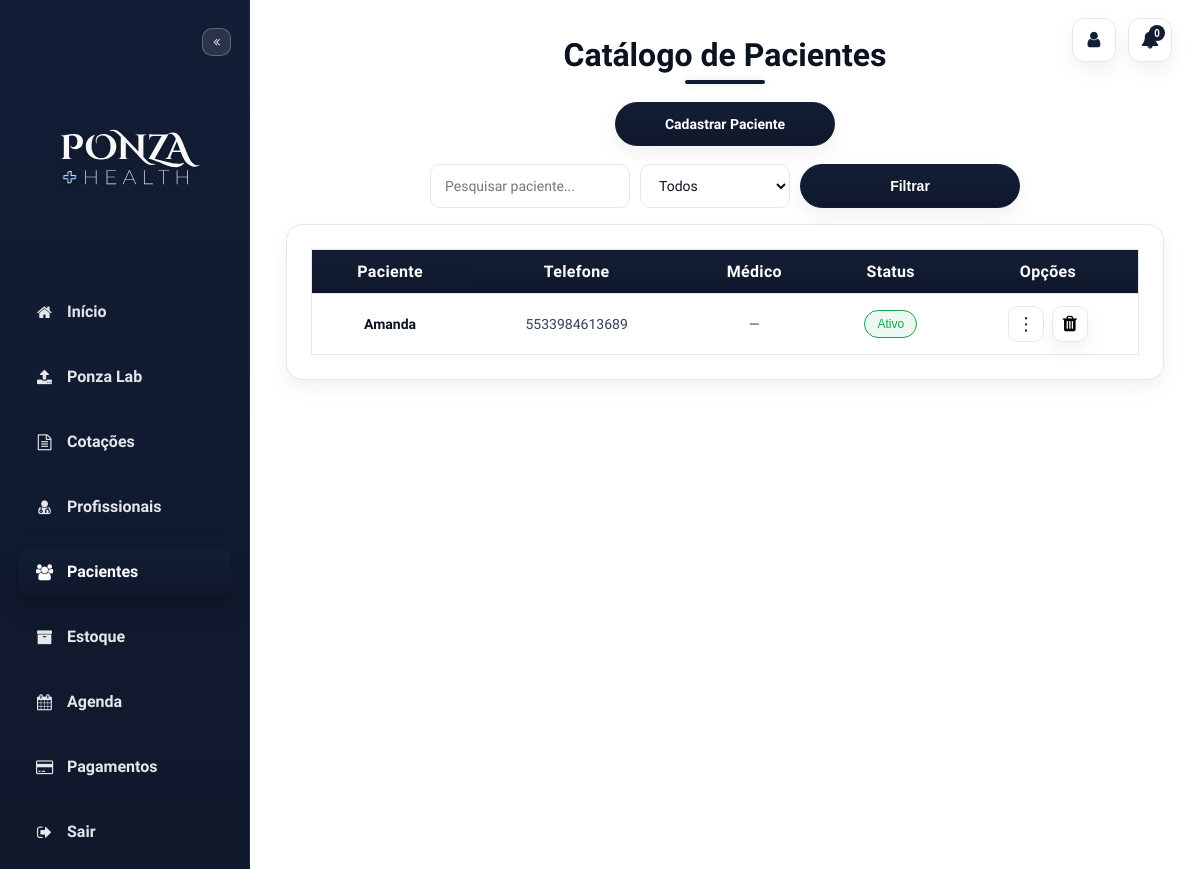
Before: /catalog (signed in) with the older database file.
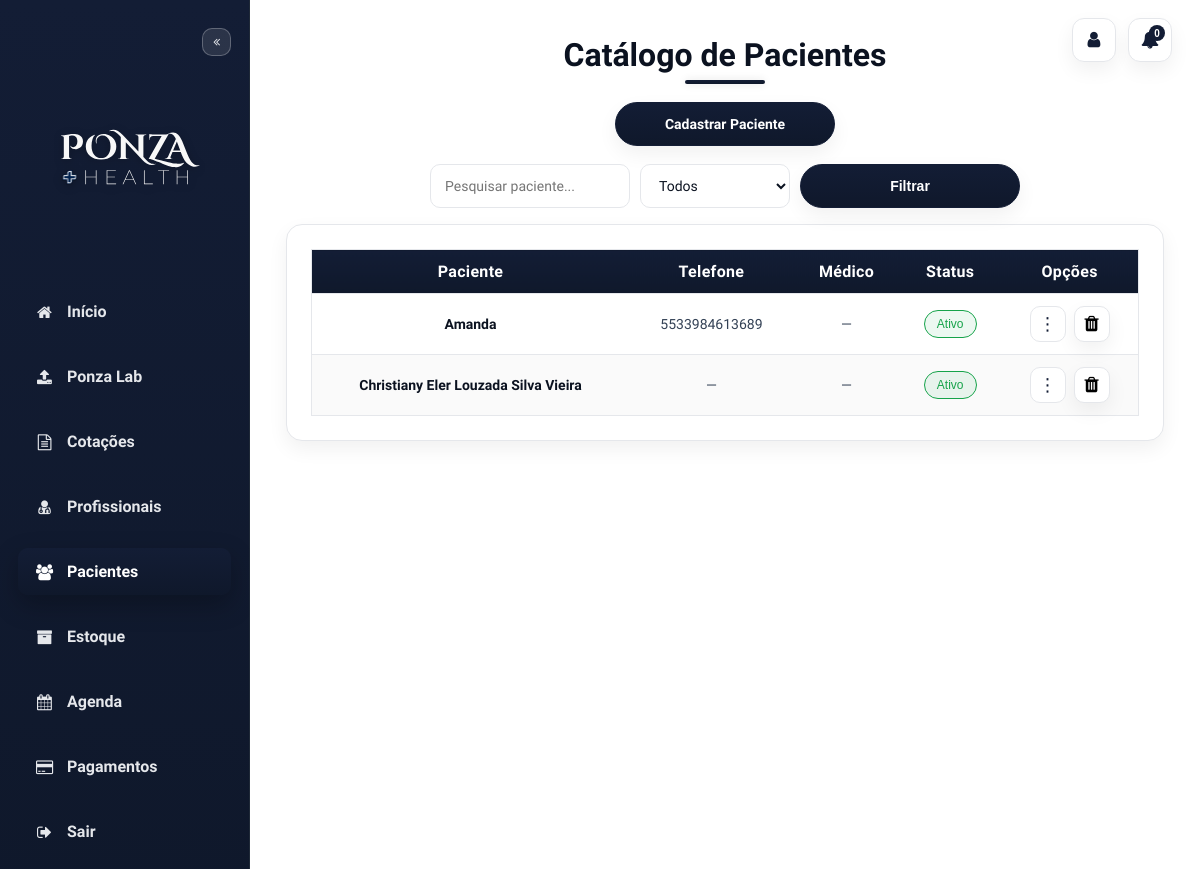
After: the same page with the newer database file.
### models.py (models this page shows, shortened)
class BaseModel:
    """__init__ flexível baseado em kwargs (compatível com SQLAlchemy)."""

class Patient(db.Model, BaseModel):
    __tablename__ = "patients"
    id            = db.Column(db.Integer, primary_key=True)
    owner_user_id = db.Column(db.Integer, db.ForeignKey("users.id"), index=True)
    owner         = relationship("User", foreign_keys=[owner_user_id])
    doctor_id    = db.Column(db.Integer, db.ForeignKey("doctors.id"), index=True)
    doctor       = relationship("Doctor", back_populates="patients")
    name           = db.Column(db.String(120), nullable=False)
    birthdate      = db.Column(db.Date)
    sex            = db.Column(db.String(20))
    email          = db.Column(db.String(120))
    cpf            = db.Column(db.String(20))
    notes          = db.Column(db.Text)
    profile_image  = db.Column(db.String(200), default="images/patient-icon.png")
    phone_primary   = db.Column(db.String(20))
    phone_secondary = db.Column(db.String(20))
    address_cep        = db.Column(db.String(12))
    address_street     = db.Column(db.String(200))
    address_number     = db.Column(db.String(20))
    address_complement = db.Column(db.String(100))
    address_district   = db.Column(db.String(120))
    address_city       = db.Column(db.String(120))
    address_state      = db.Column(db.String(2))
    status       = db.Column(db.String(20), default="Ativo", nullable=False)
    created_at   = db.Column(db.DateTime, default=datetime.utcnow, nullable=False)
    consults     = relationship("Consult", back_populates="patient", cascade="all, delete-orphan")
    __table_args__ = (
        Index("ix_patients_status", "status"),
        Index("ix_patients_created_at", "created_at"),
        Index("ix_patients_phone_primary", "phone_primary"),
        Index("ix_patients_cpf", "cpf"),
        Index("ix_patients_email", "email"),
        Index("ix_patients_owner_user_id", "owner_user_id"),
    )

### app.py (the view)
@app.route('/catalog')
@login_required
def catalog():
    u = current_user()
    search = request.args.get('search', '').strip().lower()
    status = request.args.get('status', '').strip()
    patients = Patient.query.filter_by(owner_user_id=u.id).all()
    if search:
        patients = [p for p in patients if search in (p.name or '').lower()]
    if status:
        patients = [p for p in patients if (p.status or '') == status]
    base_docs = Doctor.query
    if hasattr(Doctor, 'user_id'):
        base_docs = base_docs.filter((Doctor.user_id == u.id) | (Doctor.user_id.is_(None)))
    doctors_list = base_docs.order_by(Doctor.name).all()
    return render_template('catalog.html', patients=patients, doctors=doctors_list)

### app.py (called while the page is built, shortened)
@app.context_processor
def url_helpers():
    def img_url(path, default_rel=None):
        p = (path or "").strip() or (default_rel or "")
        if p.startswith("/files/img/"):
            return p
        return url_for("static", filename=p)
    return {"img_url": img_url}

def get_logged_user() -> Optional[User]:
    uid = session.get('user_id')
    return User.query.get(uid) if uid else None

def login_required(f: Callable[..., Any]) -> Callable[..., Any]:
    @wraps(f)
    def wrapper(*args, **kwargs):
        u = get_logged_user()
        if not u:
            return redirect(url_for('login'))
        g.user = u
        try:
            uname = getattr(u, "username", "") or ""
        except Exception:
            uname = ""
        if uname.lower() == "admin":
            return f(*args, **kwargs)
    return wrapper

def current_user() -> User:
    u = getattr(g, "user", None) or get_logged_user()
    if not u:
        abort(401)
    return cast(User, u)

@app.context_processor
def inject_user_context():
    u = getattr(g, "user", None) or get_logged_user()
    if not u:
        return {}
    return {
        "user": {
            "id": u.id,
            "username": u.username,
            "email": u.email,
            "profile_image": (u.profile_image or DEFAULT_USER_IMAGE),
        }
    }

@app.context_processor
def inject_globals():
    return {"now": datetime.utcnow()}

### templates/catalog.html (shortened to what this page needs)
<!DOCTYPE html>
<html lang="pt-br">
<head>
  <link rel="stylesheet" href="https://stackpath.bootstrapcdn.com/font-awesome/4.7.0/css/font-awesome.min.css">
  <link rel="stylesheet" href="{{ url_for('static', filename='css/ponza-base.css') }}">
</head>
<body>
  <div class="top-profile" aria-label="Ações do usuário">
    <a href="{{ url_for('account') }}" class="icon-btn" title="Minha conta" aria-label="Minha conta"><i
        class="fa fa-user"></i></a>
    <button class="icon-btn" type="button" title="Notificações" aria-label="Notificações">
      <i class="fa fa-bell"></i><span class="badge">{{ (notifications_unread or 0) }}</span>
    </button>
  </div>
  <div class="sidebar" id="sidebar">
    <button class="sidebar-toggle" onclick="toggleSidebar()" aria-label="Minimizar/Maximizar menu"><i
        class="fa fa-angle-double-left"></i></button>
    <img src="{{ url_for('static', filename='images/3.svg') }}" class="sidebar-logo" alt="Ponza Health" />
    <a href="{{ url_for('index') }}" class="menu-item"><i class="fa fa-home"></i><span class="label">Início</span></a>
    <a href="{{ url_for('upload') }}" class="menu-item"><i class="fa fa-upload"></i><span class="label">Ponza
        Lab</span></a>
    <a href="{{ url_for('quote_index') }}" class="menu-item"><i class="fa fa-file-text-o"></i><span
        class="label">Cotações</span></a>
    <a href="{{ url_for('doctors') }}" class="menu-item"><i class="fa fa-user-md"></i><span
        class="label">Profissionais</span></a>
    <a href="{{ url_for('catalog') }}" class="menu-item active"><i class="fa fa-users"></i><span
        class="label">Pacientes</span></a>
    <a href="{{ url_for('products') }}" class="menu-item"><i class="fa fa-archive"></i><span
        class="label">Estoque</span></a>
    <a href="{{ url_for('agenda') }}" class="menu-item"><i class="fa fa-calendar"></i><span
        class="label">Agenda</span></a>
    <a href="{{ url_for('purchase') }}" class="menu-item"><i class="fa fa-credit-card"></i><span
        class="label">Pagamentos</span></a>
    <a href="{{ url_for('logout') }}" class="menu-item logout"><i class="fa fa-sign-out"></i><span
        class="label">Sair</span></a>
  </div>
  <div class="content">
    <h2>Catálogo de Pacientes</h2>
    <div class="actions-row">
      <a class="btn" href="{{ url_for('register_patient') }}">Cadastrar Paciente</a>
    </div>
    <form method="get" action="{{ url_for('catalog') }}" class="filter-form">
      <input type="search" name="search" placeholder="Pesquisar paciente..."
        value="{{ request.args.get('search', '') }}" class="menu-input search-compact">
      <select name="status" class="menu-select">
        <option value="">Todos</option>
      </select>
      <button type="submit" class="btn">Filtrar</button>
    </form>
    <div class="panel">
      <table class="catalog-table">
        <thead>
          <tr>
            <th>Paciente</th>
            <th>Telefone</th>
            <th>Médico</th>
            <th>Status</th>
            <th style="text-align:center;">Opções</th>
          </tr>
        </thead>
        <tbody>
          {% for patient in patients %}
          <tr>
            <td><a href="{{ url_for('edit_patient', patient_id=patient.id) }}" class="patient-link">{{ patient.name
                }}</a></td>
            <td>{{ patient.phone_primary or '—' }}</td>
            <td>{{ patient.doctor.name if patient.doctor else '—' }}</td>
            <td>
              <form method="post" class="status-form"
                action="{{ url_for('toggle_patient_status', patient_id=patient.id, new_status=('Inativo' if patient.status=='Ativo' else 'Ativo')) }}">
                <button type="submit"
                  class="status-badge {{ 'is-active' if patient.status=='Ativo' else 'is-inactive' }}"
                  title="Clique para alternar para {{ 'Inativo' if patient.status=='Ativo' else 'Ativo' }}">
                  {{ patient.status }}
                </button>
              </form>
            </td>
            <td style="text-align:center;">
              <div style="display:inline-flex;align-items:center;gap:8px;">
                <div class="options-container">
                  <button class="options-button" type="button" onclick="toggleMenu(this)">⋮</button>
                </div>
                <form method="post" action="{{ url_for('delete_patient', patient_id=patient.id) }}"
                  onsubmit="return confirm('Deseja realmente remover este paciente?')" style="margin:0;">
                  <button type="submit" class="icon-square danger" title="Remover Paciente"
                    aria-label="Remover Paciente">
                    <i class="fa fa-trash"></i>
                  </button>
                </form>
              </div>
            </td>
          </tr>
          {% else %}
          <tr>
            <td colspan="5" style="color:var(--ink-dim);text-align:center;">Nenhum paciente encontrado.</td>
          </tr>
          {% endfor %}
        </tbody>
      </table>
    </div>
  </div>
</body>
</html>

### static/css/ponza-base.css (style rules this page uses)
:root { --bg: #ffffff; --surface: #ffffff; --surface-alt: #f8fafc; --border: #e5e7eb; --ink: #0b1220; --ink-dim: #475569; --brand-grad: linear-gradient(180deg, #131d35 0%, #0f182b 100%); --brand-blue-solid: #0f182b; --radius: 16px; --shadow: 0 8px 20px rgba(2,6,23,.06); --shadow-strong: 0 14px 36px rgba(2,6,23,.12); }
* { box-sizing: border-box }
html,body { margin:0 }
body { display:flex; min-height:100vh; font-family:'Funnel Sans',sans-serif; background: var(--bg); color: var(--ink); }
.sidebar { width:250px; min-height:100vh; background: var(--brand-grad); padding:28px 18px; border-right:1px solid #1f2937; box-shadow:2px 0 14px rgba(0,0,0,.18); display:flex; flex-direction:column; transition:width 180ms ease; position:sticky; top:0; }
.sidebar-logo { width:200px; display:block; margin:0 auto 18px; filter:drop-shadow(0 2px 4px rgba(0,0,0,.25)); transition:width 180ms ease, margin 180ms ease; }
.sidebar a.menu-item { display:flex; align-items:center; gap:12px; font-size:15px; padding:14px 16px; border-radius:10px; color:#e5e7eb; text-decoration:none; margin-bottom:18px; font-weight:600; transition: background .2s, color .2s, transform .12s; }
.sidebar a.menu-item i { width:21px; text-align:center; flex:0 0 21px; }
.sidebar a.menu-item.active { color:#fff; background:var(--brand-grad); box-shadow:0 10px 26px rgba(0,0,0,.25); }
.sidebar a.menu-item.logout { color:#e5e7eb; }
.sidebar-toggle { align-self:flex-end; background:rgba(255,255,255,.10); border:1px solid rgba(255,255,255,.25); color:#e5e7eb; padding:6px 10px; border-radius:10px; cursor:pointer; margin-bottom:14px; transition: background .2s, border-color .2s, transform .12s; font-size:12px; }
.top-profile { position:fixed; top:18px; right:28px; z-index:1001; display:flex; align-items:center; gap:12px; background:transparent; box-shadow:none; }
.icon-btn { position:relative; border:1px solid var(--border); background:var(--surface); width:44px; height:44px; border-radius:12px; cursor:pointer; display:grid; place-items:center; box-shadow:var(--shadow); transition:transform .15s, box-shadow .15s, border-color .15s; text-decoration:none; }
.icon-btn i { color:var(--brand-blue-solid); font-size:18px; }
.icon-btn .badge { position:absolute; top:6px; right:6px; min-width:16px; height:16px; padding:0 4px; border-radius:999px; background:var(--brand-blue-solid); color:#fff; font-size:10px; font-weight:800; display:flex; align-items:center; justify-content:center; }
.content { flex-grow:1; padding:40px; position:relative; min-width:0; background:var(--bg); }
h2 { font-size:34px; font-weight:800; text-align:center; color:var(--ink); margin:0 0 30px; position:relative; }
h2::after { content:''; position:absolute; bottom:-10px; left:50%; transform:translateX(-50%); width:80px; height:4px; background:var(--brand-grad); border-radius:2px; box-shadow:0 0 8px rgba(0,0,0,.12); }
.panel { background:var(--surface); border:1px solid var(--border); padding:24px; border-radius:16px; box-shadow:var(--shadow); max-width:760px; margin:0 auto 18px; color:var(--ink); text-align:left; }
.input,.menu-input,.menu-textarea,.select { width:100%; padding:12px 14px; font-size:16px; color:var(--ink); background:#fff; border:1px solid var(--border); border-radius:12px; outline:none; transition:.2s; font-family:'Funnel Sans',sans-serif; }
.btn { display:inline-flex; align-items:center; justify-content:center; background:var(--brand-grad); color:#fff; border:1px solid var(--brand-blue-solid); padding:12px 24px; border-radius:999px; cursor:pointer; font-weight:800; font-size:16px; box-shadow:var(--shadow); transition:transform .2s, box-shadow .2s, filter .2s; min-width:220px; }

Changed rows visible on the page:
added Patient: name "Christiany Eler Louzada Silva Vieira", phone_primary "—", doctor "—", status "Ativo"
